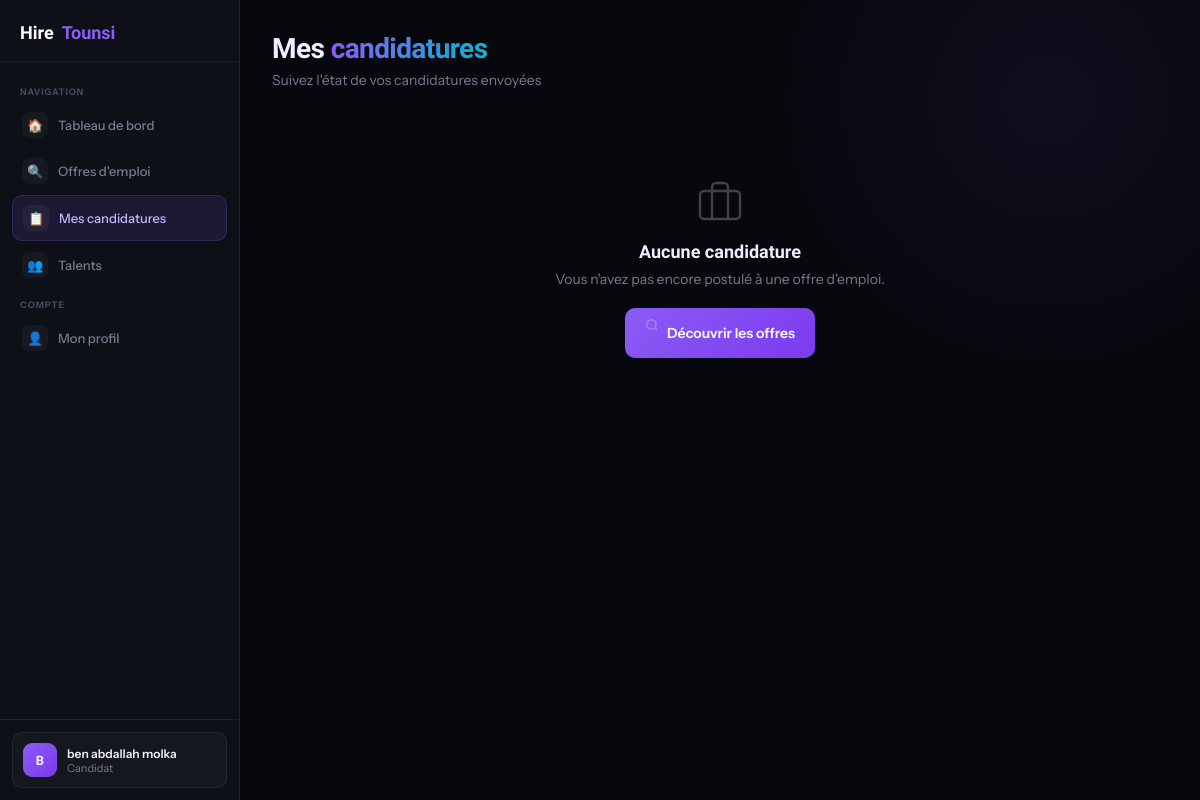
The page /mes_candidatures.php (signed in) on the database as committed earlier.
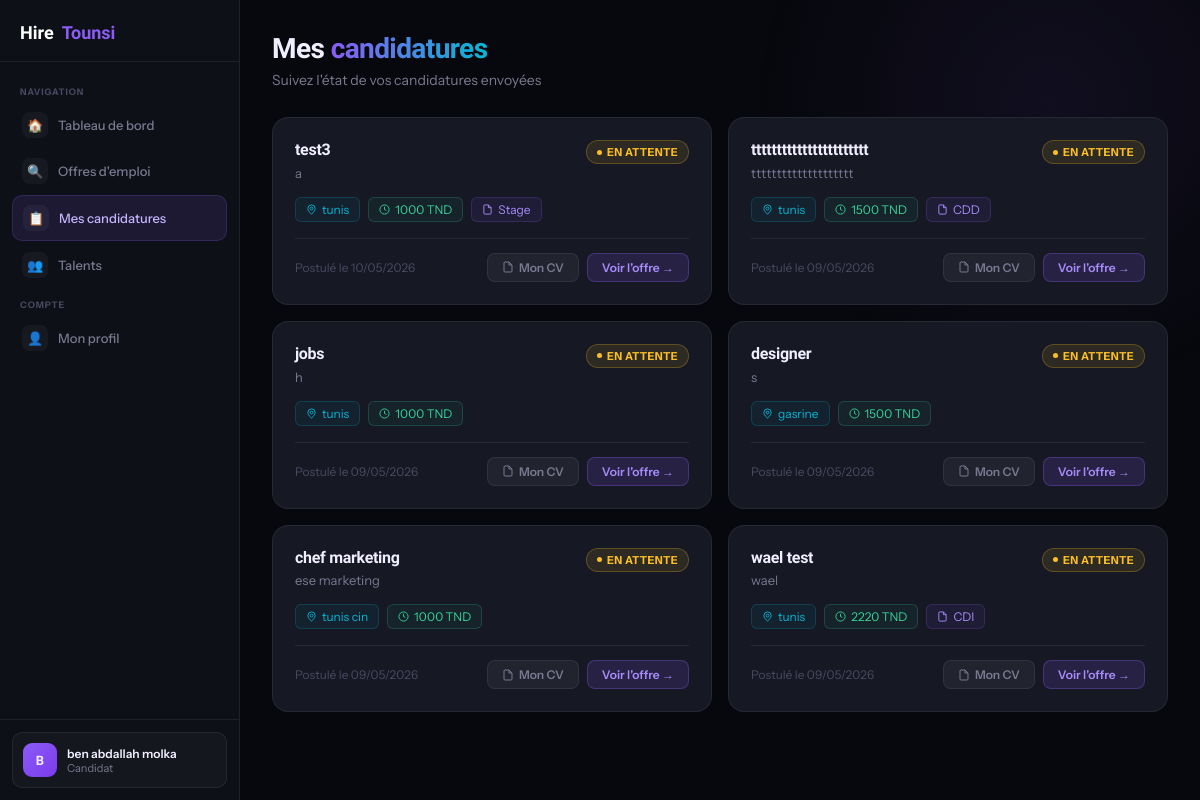
The same page on the database as committed later.
### tables this page shows
CREATE TABLE `users` (
  `id` int(11) NOT NULL,
  `name` varchar(100) NOT NULL,
  `email` varchar(150) NOT NULL,
  `password` varchar(255) NOT NULL,
  `created_at` timestamp NOT NULL DEFAULT current_timestamp(),
  `phone` varchar(20) DEFAULT NULL,
  `bio` text DEFAULT NULL,
  `skills` text DEFAULT NULL,
  `cv_path` varchar(255) DEFAULT NULL,
  `avatar_path` varchar(255) DEFAULT NULL,
  `job_title` varchar(100) DEFAULT NULL,
  `role` enum('candidat','recruteur','both','admin') DEFAULT 'candidat',
  `is_recruiter` tinyint(1) DEFAULT 0,
  `profile_photo` varchar(255) DEFAULT NULL,
  `cv` varchar(255) DEFAULT NULL
);

CREATE TABLE `applications` (
  `id` int(11) NOT NULL,
  `user_id` int(11) NOT NULL,
  `job_id` int(11) NOT NULL,
  `cv` varchar(255) DEFAULT NULL,
  `cover_letter` text DEFAULT NULL,
  `has_experience` tinyint(1) DEFAULT 0,
  `experience_years` varchar(20) DEFAULT NULL,
  `availability` varchar(100) DEFAULT NULL,
  `status` varchar(20) DEFAULT 'pending',
  `created_at` timestamp NOT NULL DEFAULT current_timestamp()
);

CREATE TABLE `jobs` (
  `id` int(11) NOT NULL,
  `title` varchar(255) DEFAULT NULL,
  `company` varchar(255) DEFAULT NULL,
  `salary` varchar(100) DEFAULT NULL,
  `city` varchar(100) DEFAULT NULL,
  `description` text DEFAULT NULL,
  `created_at` timestamp NOT NULL DEFAULT current_timestamp(),
  `status` varchar(20) DEFAULT 'pending',
  `user_id` int(11) DEFAULT NULL,
  `contract_type` varchar(50) DEFAULT NULL
);

### mes_candidatures.php (the view, shortened to what this page needs)
<?php
include "config.php";
$userId = $_SESSION["user_id"];
$stmt = $pdo->prepare("
    SELECT
        applications.*,
        jobs.title,
        jobs.company,
        jobs.city,
        jobs.contract_type,
        jobs.salary
    FROM applications
    INNER JOIN jobs ON applications.job_id = jobs.id
    WHERE applications.user_id = ?
    ORDER BY applications.created_at DESC
");
$stmt->execute([$userId]);
$applications = $stmt->fetchAll(PDO::FETCH_ASSOC);
$stmtUser = $pdo->prepare("SELECT * FROM users WHERE id = ?");
$stmtUser->execute([$userId]);
$userData = $stmtUser->fetch();
$userName = htmlspecialchars($userData["name"] ?? 'Utilisateur');
$initials = strtoupper(substr($userName, 0, 1));
?>
<!DOCTYPE html>
<html lang="fr">
<head>
</head>
<body>
<aside class="sidebar">
  <a href="index.html" class="sidebar-logo">Hire<em>Tounsi</em></a>
  <nav class="sidebar-nav">
    <span class="nav-sep">Navigation</span>
    <a href="dashboard.php" class="nav-item">
      <span class="nav-icon">🏠</span> Tableau de bord
    </a>
    <a href="jobs.php" class="nav-item">
      <span class="nav-icon">🔍</span> Offres d'emploi
    </a>
    <a href="mes_candidatures.php" class="nav-item active">
      <span class="nav-icon">📋</span> Mes candidatures
    </a>
    <a href="talents.php" class="nav-item">
      <span class="nav-icon">👥</span> Talents
    </a>
    <span class="nav-sep">Compte</span>
    <a href="profile.php" class="nav-item">
      <span class="nav-icon">👤</span> Mon profil
    </a>
  </nav>
  <div class="sidebar-bottom">
    <div class="user-pill">
      <div class="avatar-sm"><?= $initials ?></div>
      <div class="user-pill-info">
        <div class="upn"><?= $userName ?></div>
        <div class="upr">Candidat</div>
      </div>
    </div>
  </div>
</aside>
<main class="main">
  <div class="page-header">
    <h1>Mes <span>candidatures</span></h1>
    <p>Suivez l'état de vos candidatures envoyées</p>
  </div>
  <div class="grid">
    <?php if (count($applications) > 0): ?>
      <?php foreach($applications as $app):
        $status = $app['status'] ?? 'pending';
        $statusClass = match($status) {
            'pending' => 'status-pending',
            'reviewed', 'seen' => 'status-reviewed',
            'accepted', 'approved' => 'status-accepted',
            'rejected' => 'status-rejected',
            default => 'status-pending'
        };
        $statusLabel = match($status) {
            'pending' => 'En attente',
            'reviewed', 'seen' => 'Vue',
            'accepted', 'approved' => 'Acceptée',
            'rejected' => 'Refusée',
            default => 'En attente'
        };
      ?>
      <div class="card">
        <div class="card-header">
          <div>
            <div class="card-title"><?= htmlspecialchars($app["title"]) ?></div>
            <div class="card-company"><?= htmlspecialchars($app["company"]) ?></div>
          </div>
          <span class="status-badge <?= $statusClass ?>">
            <span class="status-dot"></span><?= $statusLabel ?>
          </span>
        </div>
        <div class="card-meta">
          <?php if (!empty($app['city'])): ?>
          <span class="chip location">
            <svg width="11" height="11" viewBox="0 0 24 24" fill="none" stroke="currentColor" stroke-width="2">
              <path d="M20 10c0 6-8 12-8 12s-8-6-8-12a8 8 0 0 1 16 0Z"/><circle cx="12" cy="10" r="3"/>
            </svg>
            <?= htmlspecialchars($app["city"]) ?>
          </span>
          <?php endif; ?>
          <?php if (!empty($app['salary'])): ?>
          <span class="chip salary">
            <svg width="11" height="11" viewBox="0 0 24 24" fill="none" stroke="currentColor" stroke-width="2">
              <circle cx="12" cy="12" r="10"/><path d="M12 6v6l4 2"/>
            </svg>
            <?= htmlspecialchars($app["salary"]) ?> TND
          </span>
          <?php endif; ?>
          <?php if (!empty($app['contract_type'])): ?>
          <span class="chip contract">
            <svg width="11" height="11" viewBox="0 0 24 24" fill="none" stroke="currentColor" stroke-width="2">
              <path d="M14 2H6a2 2 0 0 0-2 2v16a2 2 0 0 0 2 2h12a2 2 0 0 0 2-2V8z"/><polyline points="14 2 14 8 20 8"/>
            </svg>
            <?= htmlspecialchars($app["contract_type"]) ?>
          </span>
          <?php endif; ?>
        </div>
        <div class="card-footer">
          <span class="card-date">
            Postulé le <?= date("d/m/Y", strtotime($app["created_at"])) ?>
          </span>
          <div style="display:flex;gap:8px;">
            <a href="uploads/<?= htmlspecialchars($app["cv"]) ?>" target="_blank" class="btn-view-cv">
              <svg width="12" height="12" viewBox="0 0 24 24" fill="none" stroke="currentColor" stroke-width="2">
                <path d="M14 2H6a2 2 0 0 0-2 2v16a2 2 0 0 0 2 2h12a2 2 0 0 0 2-2V8z"/><polyline points="14 2 14 8 20 8"/>
              </svg>
              Mon CV
            </a>
            <a href="jobs.php" class="btn-view">Voir l'offre →</a>
          </div>
        </div>
      </div>
      <?php endforeach; ?>
    <?php else: ?>
      <div class="empty-state">
        <svg width="48" height="48" viewBox="0 0 24 24" fill="none" stroke="currentColor" stroke-width="1.2" style="display:block;margin:0 auto 16px;">
          <rect width="20" height="14" x="2" y="7" rx="2"/><path d="M16 21V5a2 2 0 0 0-2-2h-4a2 2 0 0 0-2 2v16"/>
        </svg>
        <h3>Aucune candidature</h3>
        <p>Vous n'avez pas encore postulé à une offre d'emploi.</p>
        <a href="jobs.php" class="btn-primary">
          <svg width="14" height="14" viewBox="0 0 24 24" fill="none" stroke="currentColor" stroke-width="2.5">
            <circle cx="11" cy="11" r="8"/><path d="m21 21-4.35-4.35"/>
          </svg>
          Découvrir les offres
        </a>
      </div>
    <?php endif; ?>
  </div>
</main>
</body>
</html>

Rows that differ between the two databases and show on the page:
added applications: job.title "test3", job.company "a", status "EN ATTENTE", job.city "tunis", job.salary "1000", job.contract_type "Stage", created_at "10/05/2026"
added applications: job.title "ttttttttttttttttttttttt", job.company "tttttttttttttttttttt", status "EN ATTENTE", job.city "tunis", job.salary "1500", job.contract_type "CDD", created_at "09/05/2026"
added applications: job.title "jobs", job.company "h", status "EN ATTENTE", job.city "tunis", job.salary "1000", created_at "09/05/2026"
added applications: job.title "designer", job.company "s", status "EN ATTENTE", job.city "gasrine", job.salary "1500", created_at "09/05/2026"
added applications: job.title "chef marketing", job.company "ese marketing", status "EN ATTENTE", job.city "tunis cin", job.salary "1000", created_at "09/05/2026"
added applications: job.title "wael test", job.company "wael", status "EN ATTENTE", job.city "tunis", job.salary "2220", job.contract_type "CDI", created_at "09/05/2026"
Other text that changed with them:
text no longer shown: "Aucune candidature Vous n'avez pas encore postulé à une offre d'emploi. Découvrir les offres"
